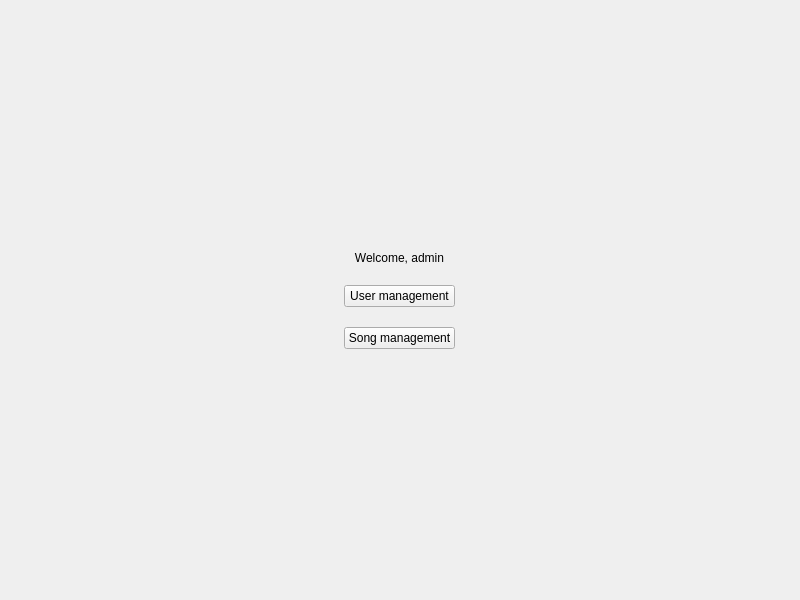
<?xml version="1.0" encoding="UTF-8"?>
<ui version="4.0">
 <class>MainWindow</class>
 <widget class="QMainWindow" name="MainWindow">
  <property name="geometry">
   <rect>
    <x>0</x>
    <y>0</y>
    <width>800</width>
    <height>600</height>
   </rect>
  </property>
  <property name="windowTitle">
   <string>MainWindow</string>
  </property>
  <property name="styleSheet">
   <string notr="true">*{
	font: 75 14pt &quot;Arial&quot;;
}</string>
  </property>
  <widget class="QWidget" name="centralwidget">
   <layout class="QVBoxLayout" name="verticalLayout">
    <item alignment="Qt::AlignHCenter|Qt::AlignVCenter">
     <widget class="QWidget" name="widget" native="true">
      <layout class="QVBoxLayout" name="verticalLayout_2">
       <property name="spacing">
        <number>20</number>
       </property>
       <item>
        <widget class="QLabel" name="label">
         <property name="text">
          <string>Welcome, admin</string>
         </property>
         <property name="alignment">
          <set>Qt::AlignCenter</set>
         </property>
        </widget>
       </item>
       <item>
        <widget class="QPushButton" name="pushButton">
         <property name="text">
          <string>User management</string>
         </property>
        </widget>
       </item>
       <item>
        <widget class="QPushButton" name="pushButton_2">
         <property name="text">
          <string>Song management</string>
         </property>
        </widget>
       </item>
      </layout>
     </widget>
    </item>
   </layout>
  </widget>
 </widget>
 <resources/>
 <connections/>
</ui>
